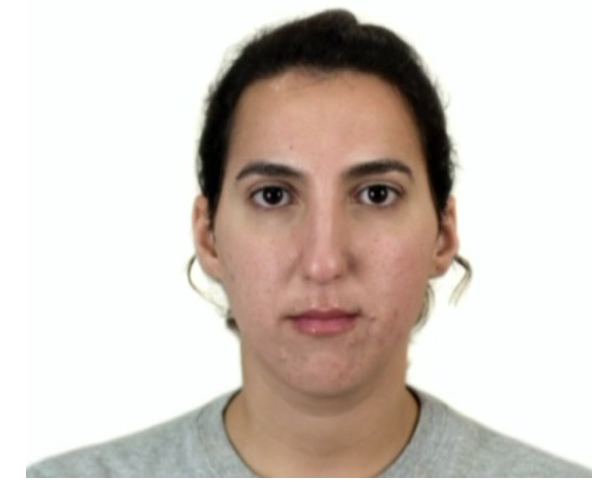
#> input picture pp1.png, 614 x 484 px, found by its file name
$ jupyter execute project1.ipynb
#> lines starting #> are read from the running program, lines starting #| are printed output that depends on the picture; after the words box and inside, x2 and y2 are one past the last pixel; in counts of white or black regions, pixels touching at a corner belong together
<a href="https://colab.research.google.com/github/mbamiluka/Img_Process_and_CompVision_project1/blob/main/project1.ipynb" target="_parent"></a>

[cell 1]
## You must donload pp1.png, pp2.png, and haarcascade_frontalface_default.xml
## and upload to the 'sample_data' folder in Colab before you can run.

import cv2 as cv
import numpy as np
import matplotlib.pyplot as plt
from google.colab.patches import cv2_imshow

size = (460,500)  # dimension for resizing
#-------------------------------------------------------------------------------
# This function is used in the process of skin detection
def skin_rgb_threshold(src):
  r = src[:,:,2].astype(np.int16)
  g = src[:,:,1].astype(np.int16)
  b = src[:,:,0].astype(np.int16)

  skin_mask = (r>96) & (g>40) & (b>10) & (( src.max() - src.min()) > 15) & (np.abs(r-g) > 15) & (r>g) & (r>b)
  return src * skin_mask.reshape(skin_mask.shape[0], skin_mask.shape[1],1)
#-------------------------------------------------------------------------------
    #Read Images
im=cv.imread('sample_data/pp1.png')
#> im is the input picture: shape (484, 614, 3); mean B, G, R 196.2, 203.3, 212.8
im2=cv.imread('sample_data/pp2.png')
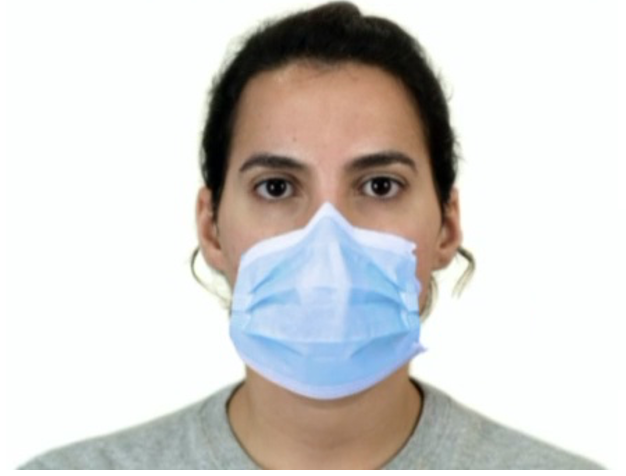
#> input picture pp2.png, 626 x 476 px, found by its file name
#> im2 is the input picture: shape (476, 626, 3); mean B, G, R 208, 210.6, 212.2

face_cascade = cv.CascadeClassifier('sample_data/haarcascade_frontalface_default.xml')
gray1 = cv.cvtColor(im, cv.COLOR_BGR2GRAY)
gray2 = cv.cvtColor(im2, cv.COLOR_BGR2GRAY)
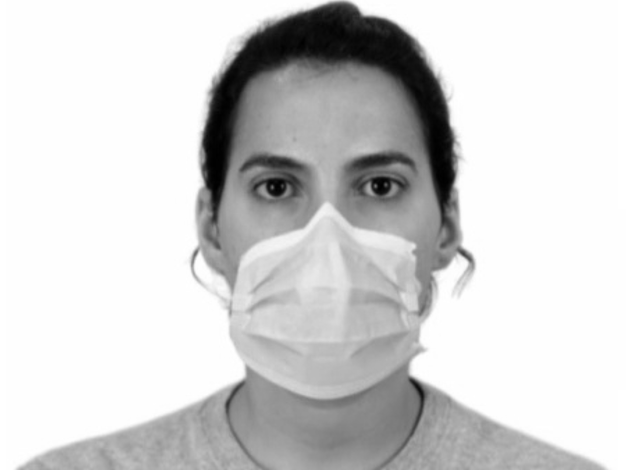
#> gray2: shape (476, 626); min 0, max 255, mean 210.6

# Detect faces in the image
faces = face_cascade.detectMultiScale(gray1,1.1,5)
#> faces = [[180, 82, 294, 294]]
(x,y,w,h) = faces[0]
#> x = 180; y = 82; w = 294; h = 294
im =im[y-40:y+h+80,x:x+w,:]
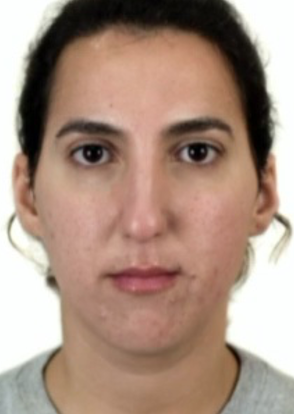
#> im: shape (414, 294, 3); mean B, G, R 130.8, 145.5, 170.7
cv2_imshow(im)

faces = face_cascade.detectMultiScale(gray2,1.1,5)
#> faces = [[185, 76, 291, 291]]
(x,y,w,h) = faces[0]
#> x = 185; y = 76; w = 291; h = 291
im2 =im2[y-40:y+h+80,x:x+w,:]
#> im2: shape (411, 291, 3)
cv2_imshow(im2)


    #resize the images above
im=cv.resize(im,size,interpolation = cv.INTER_AREA)
#> im: shape (500, 460, 3)
im2=cv.resize(im2,size,interpolation = cv.INTER_AREA)
#> im2: shape (500, 460, 3)
len, wid, com = im.shape
#> len = 500; wid = 460; com = 3

im3= cv.cvtColor(im, cv.IMREAD_COLOR)
im4 = cv.cvtColor(im2, cv.IMREAD_COLOR)

ret,thresh1 = cv.threshold(im3,40,255,cv.THRESH_BINARY) #image threshold

#skin for im3 and im4
skin = skin_rgb_threshold(im3)
#> in skin_rgb_threshold, `skin_mask = (r>96) & (g>40) & (b>10) & (( src.max() - src.min()) > 15)..`:
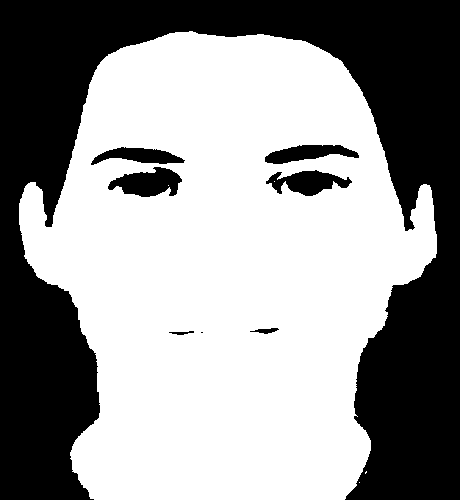
#> skin_mask: shape (500, 460) bool; 59.3% white; 8 black regions (1 under 20 px), largest, box (x1, y1, x2, y2) and area: (0, 0, 460, 500) 88859, (108, 167, 182, 197) 1398, (266, 170, 352, 196) 1256
skin2 = skin_rgb_threshold(im4)
#> in skin_rgb_threshold (call 2), `b = src[:,:,0].astype(np.int16)`:
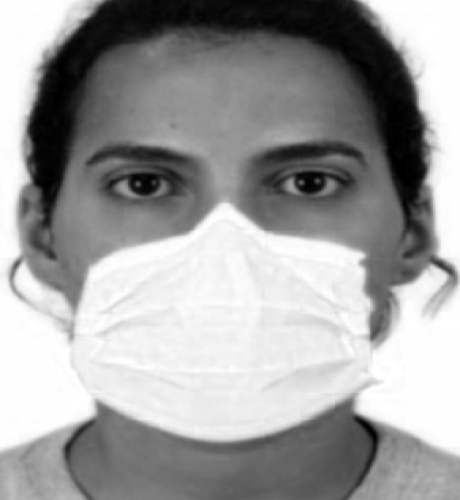
#> b: shape (500, 460) int16; min 0, max 255, mean 158.8
#> in skin_rgb_threshold (call 2), `skin_mask = (r>96) & (g>40) & (b>10) & (( src.max() - src.min()) > 15)..`: skin_mask: shape (500, 460) bool; 37.1% white; 2 white regions, box (x1, y1, x2, y2) and area: (17, 29, 439, 338) 64218, (68, 400, 372, 500) 21154
#> in skin_rgb_threshold (call 2), `return src * skin_mask.reshape(skin_mask.shape[0], skin_mask.shape[1],1)`:
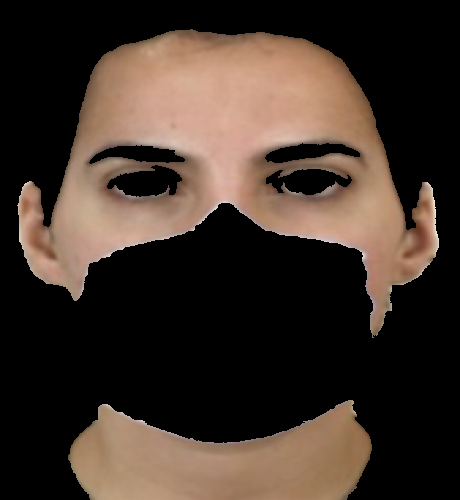
#> returned value: shape (500, 460, 3); mean of channels 0, 1, 2 42, 50.8, 64.5; drawn as B, G, R
plt.figure()
plt.title('skin1 detected')
plt.imshow(cv.cvtColor(skin,cv.COLOR_BGR2RGB))

plt.figure()
plt.title('skin2 detected')
plt.imshow(cv.cvtColor(skin2,cv.COLOR_BGR2RGB))

diff = np.zeros((len,wid,com), "uint8")
mask = np.zeros((len,wid), "uint8")

for i in range(len):
  for j in range(wid):
    for k in range(com):
      diff[i,j,k] = abs( int(im[i,j,k]) - int(im2[i,j,k]) )
      if diff[i,j,k] < ret:
        diff[i,j,k] = 0
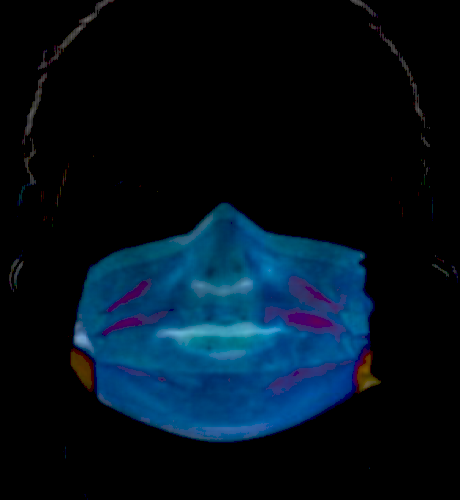
#> diff: shape (500, 460, 3); mean B, G, R 29.1, 17.5, 2.9

plt.figure()
plt.title('Difference')
plt.imshow(cv.cvtColor(diff,cv.COLOR_BGR2GRAY))

for i in range(len):
  for j in range(wid):
    if diff[i,j,1] + diff[i,j,2] + diff[i,j,0] > 2:
      mask[i,j] = 1
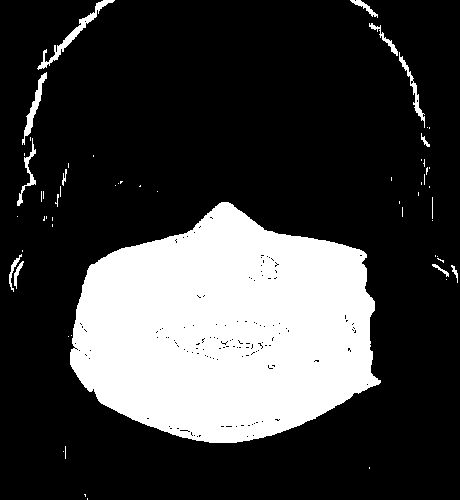
#> mask: shape (500, 460); values 0 (black) and 1 (white), 24.6% white; 58 white regions (43 under 20 px), largest, box (x1, y1, x2, y2) and area: (70, 202, 381, 443) 54214, (37, 0, 115, 70) 626, (22, 72, 47, 145) 402

plt.figure()
plt.title('Mask Difference')
plt.imshow(mask,cmap = 'gray')

kern = np.ones( (7,7), np.uint8)
mask = cv.morphologyEx(mask, cv.MORPH_OPEN, kern)
plt.figure()
plt.title('Mask Open')
plt.imshow(mask,cmap = 'gray')

mask = cv.morphologyEx(mask, cv.MORPH_CLOSE, kern)
plt.figure()
plt.title('Mask Close')
plt.imshow(mask,cmap = 'gray')

#Dilate twice to get rid of edges
mask = cv.dilate(mask,kern)
mask = cv.dilate(mask,kern)
plt.figure()
plt.title('Mask Dilate')
plt.imshow(mask,cmap = 'gray')

#Merge im and im2
merge =np.zeros( (len,wid,com), 'uint8')
for i in range(len):
  for j in range(wid):
    merge[i,j,:] = im2[i,j,:]
    if mask[i,j] > 0:
      merge[i,j,:] = im[i,j,:]
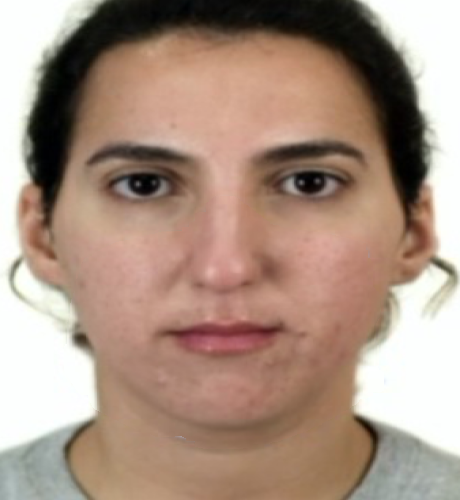
#> merge: shape (500, 460, 3); mean B, G, R 130, 145.2, 169.4

#Merged Image
cv2_imshow(merge)
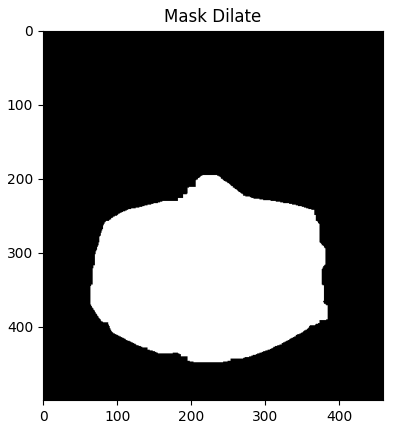
#> figure drawn by matplotlib, 1 panel
